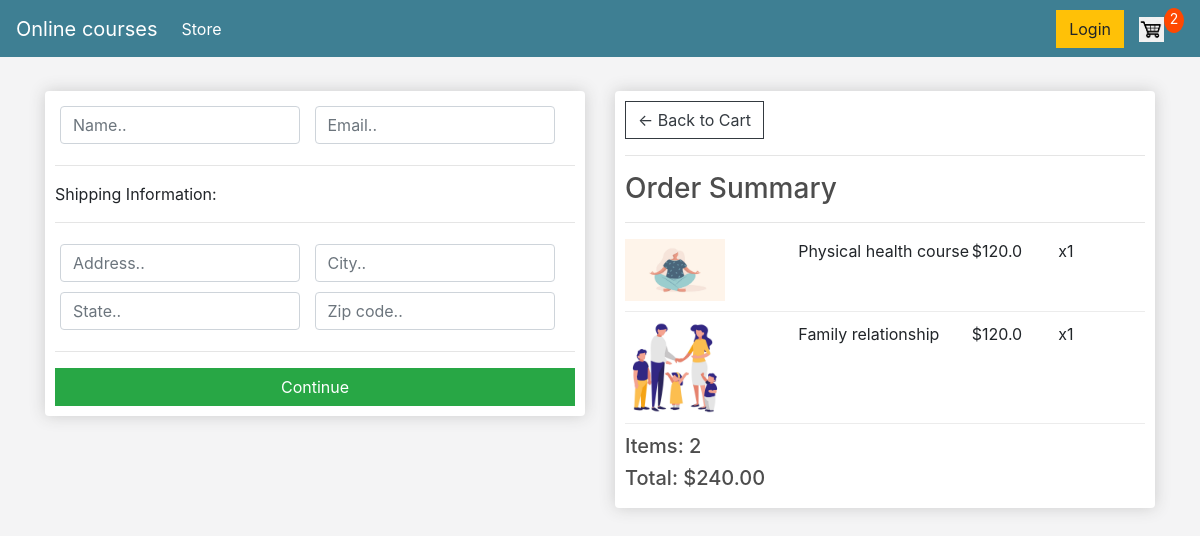
/checkout/ (signed in), run on an earlier commit of the app's database.
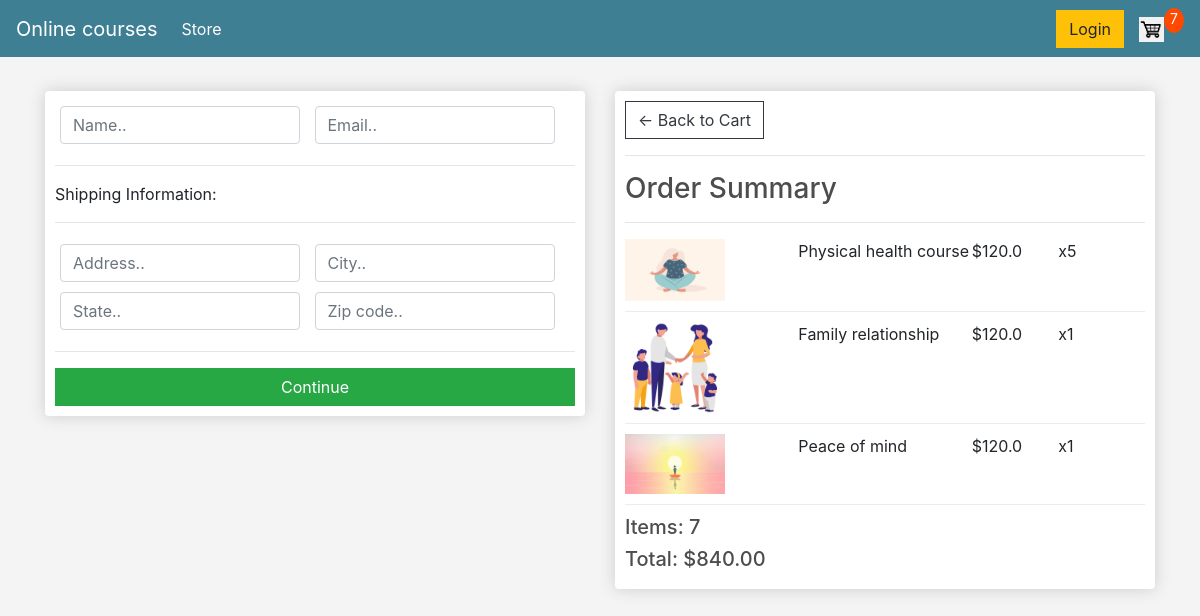
And on a later commit of the database.
### store/models.py (models this page shows, shortened)
class OrderItem(models.Model):
    product = models.ForeignKey(Product, on_delete=models.SET_NULL, null=True)
    order = models.ForeignKey(Order, on_delete=models.SET_NULL, null=True)
    quantity = models.IntegerField(default=0, null=True, blank=True)
    date_added = models.DateTimeField(auto_now_add=True)
    @property
    def get_total(self):
        return self.quantity*self.product.price

class Product(models.Model):
    name = models.CharField(max_length=200)
    price = models.FloatField()
    digital = models.BooleanField(
        default=False, null=True, blank=True)  # doesn't require shipment
    image = models.ImageField(null=True, blank=True)
    @property
    def imageURL(self):
        try:
            url = self.image.url
        except:
            url = ''
        return url

class Order(models.Model):
    customer = models.ForeignKey(
        Customer, on_delete=models.SET_NULL, null=True, blank=True)
    date_ordered = models.DateTimeField(auto_now_add=True)
    complete = models.BooleanField(default=False)
    transaction_id = models.CharField(max_length=100, null=True)
    @property
    def get_cart_total(self):
        orderitems = self.orderitem_set.all()
        total = sum([item.get_total for item in orderitems])
        return total
    @property
    def get_cart_items(self):
        orderitems = self.orderitem_set.all()
        total = sum([item.quantity for item in orderitems])
        return total

### store/views.py (the view)
# urls.py: path('checkout/', views.checkout, name="checkout"),
def checkout(request):
    if request.user.is_authenticated:
        customer = request.user.customer
        order, created = Order.objects.get_or_create(
            customer=customer, complete=False)
        items = order.orderitem_set.all()
        cartItems = order.get_cart_items
    else:
        items = []
        order = {'get_cart_total': 0, 'get_cart_items': 0}
        cartItems = order['get_cart_items']
    context = {'items': items, 'order': order, 'cartItems': cartItems}
    return render(request, 'store/Checkout.html', context)

### store/templates/store/Checkout.html (shortened to what this page needs)
{% extends 'store/main.html'%} {% load static %} {% block content%}
<div class="row">
    <div class="col-lg-6">
        <div class="box-element" id="form-wrapper">
            <form id="form">
                <div id="user-info">
                    <div class="form-field">
                        <input required class="form-control" type="text" name="name" placeholder="Name..">
                    </div>
                    <div class="form-field">
                        <input required class="form-control" type="email" name="email" placeholder="Email..">
                    </div>
                </div>
                <div id="shipping-info">
                    <hr>
                    <p>Shipping Information:</p>
                    <hr>
                    <div class="form-field">
                        <input class="form-control" type="text" name="address" placeholder="Address..">
                    </div>
                    <div class="form-field">
                        <input class="form-control" type="text" name="city" placeholder="City..">
                    </div>
                    <div class="form-field">
                        <input class="form-control" type="text" name="state" placeholder="State..">
                    </div>
                    <div class="form-field">
                        <input class="form-control" type="text" name="zipcode" placeholder="Zip code..">
                    </div>
                </div>
                <hr>
                <input id="form-button" class="btn btn-success btn-block" type="submit" value="Continue">
            </form>
        </div>
        <br>
    </div>
        <div class="col-lg-6">
            <div class="box-element">
                <a  class="btn btn-outline-dark" href="{% url 'cart' %}">&#x2190; Back to Cart</a>
                <hr>
                <h3>Order Summary</h3>
                <hr>
                {% for item in items %}
                <div class="cart-row">
                    <div style="flex:2"><img class="row-image" src="{{item.product.imageURL}}"></div>
                    <div style="flex:2"><p>{{item.product.name}}</p></div>
                    <div style="flex:1"><p>${{item.product.price}}</p></div>
                    <div style="flex:1"><p>x{{item.quantity}}</p></div>
                </div>
                {% endfor %}
                <h5>Items:   {{order.get_cart_items}}</h5>
                <h5>Total:   ${{order.get_cart_total|floatformat:2}}</h5>
            </div>
        </div>
    </div>
{% endblock content%}

What changed in the data, as far as the page shows it:
changed OrderItem "Physical health course": quantity "1" → "5"
added OrderItem: product.imageURL (picture), product.name "Peace of mind", product.price "120.0", quantity "1"
changed through a linked row, Order: get_cart_items "2" → "7"; get_cart_total "240.00" → "840.00"
Also different on the page:
{{ cartItems }}: "2" → "7"
